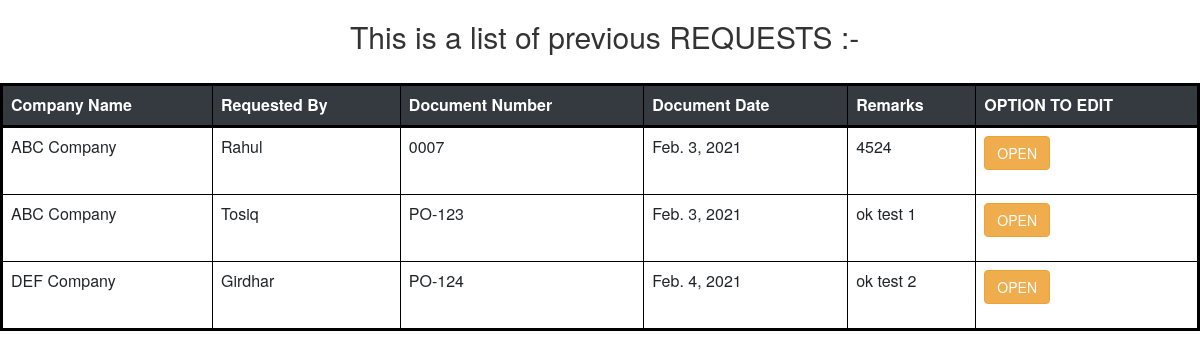
The app's page /crud/list/ with its own data.
### crud/models.py (models this page shows, shortened)
class set(models.Model):
    companyName = models.CharField(max_length = 252)
    requestedBy = models.CharField(max_length = 252 , null=True)
    q1 = models.CharField(max_length = 252 , null=False)
    dN = models.CharField(max_length = 252, null=False)
    dD =  models.DateField(null = False)
    remarks = models.TextField(null=True)
    class Meta:
        ordering = ('dN','dD')

### crud/views.py (the view)
# urls.py: path('list/', views.list_view , name="list_view"),
def list_view(request):
    if request.method == "POST":
        if request.POST.get('form_type') == 'fThree':
            print("UNDER LIST VIEW POST")
    j = set.objects.all()
    return render(request ,'crud/post/list_view.html', { 'j' : j })

### crud/templates/crud/post/list_view.html
<h2 style="padding-left: 350px;">This is a list of previous REQUESTS :-</h2>
<br> {% extends "crud/base.html" %} {% block content %}
<table class="table" style="border: 3px solid black;">
    <thead class="thead-dark">
        <tr style="border: 3px solid black;">
            <th style="border: 1px solid black;">Company Name</th>
            <th style="border: 1px solid black;">Requested By</th>
            <th style="border: 1px solid black;">Document Number</th>
            <th style="border: 1px solid black;">Document Date</th>
            <th style="border: 1px solid black;">Remarks</th>
            <th style="border: 1px solid black;">OPTION TO EDIT</th>
        </tr>
    </thead>
    {% for x in j %}
    <tr>
        <td style="border: 1px solid black;">{{ x.companyName }}</td>
        <td style="border: 1px solid black;">{{ x.requestedBy }}</td>
        <td style="border: 1px solid black;">{{ x.dN}}</td>
        <td style="border: 1px solid black;">{{ x.dD }}</td>
        <td style="border: 1px solid black;">{{ x.remarks }}</td>
        <td style="border: 1px solid black;">
            <form action="{%	url	'crud:open'	x.id	%}" method="post" id="open">
                <input type="submit" value="OPEN" class="btn btn-warning"> {% csrf_token %}
            </form>
        </td>
    </tr>
    {% endfor %}
</table>
{% endblock %}

### crud/templates/crud/base.html (style rules this page uses)
* { box-sizing: border-box; }

### records on screen
set: companyName "ABC Company", requestedBy "Rahul", dN "0007", dD "Feb. 3, 2021", remarks "4524"
set: companyName "ABC Company", requestedBy "Tosiq", dN "PO-123", dD "Feb. 3, 2021", remarks "ok test 1"
set: companyName "DEF Company", requestedBy "Girdhar", dN "PO-124", dD "Feb. 4, 2021", remarks "ok test 2"
